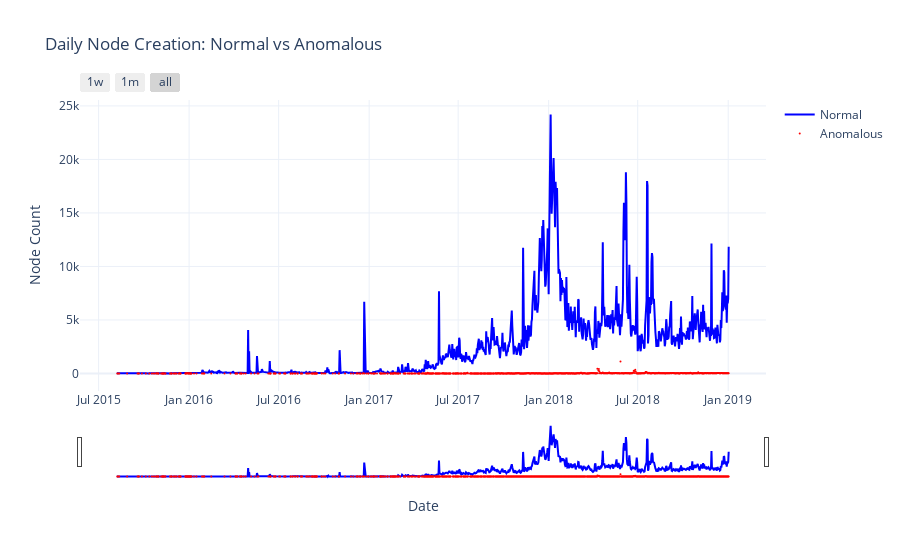

Notebook code cell kept with this figure:
### Code cell
import pandas as pd
import plotly.graph_objects as go

file_path = r"D:\sai\kmeans_anomaly_binned_block.txt"  
df = pd.read_csv(file_path, sep='\t')

df['timestamp'] = pd.to_datetime(df['timestamp'], unit='s')
df['day'] = df['timestamp'].dt.date

daily_counts = df.groupby(['day', 'anomaly']).size().reset_index(name='node_count')

normal_df = daily_counts[daily_counts['anomaly'] == 0].copy()
anomaly_df = daily_counts[daily_counts['anomaly'] == 1].copy()

normal_df['day'] = pd.to_datetime(normal_df['day'])
anomaly_df['day'] = pd.to_datetime(anomaly_df['day'])

fig = go.Figure()

fig.add_trace(go.Scatter(
    x=normal_df['day'],
    y=normal_df['node_count'],
    mode='lines',
    name='Normal',
    line=dict(color='blue')
))

fig.add_trace(go.Scatter(
    x=anomaly_df['day'],
    y=anomaly_df['node_count'],
    mode='markers',
    name='Anomalous',
    marker=dict(color='red', size=2, symbol='circle')
))

fig.update_layout(
    title='Daily Node Creation: Normal vs Anomalous',
    xaxis=dict(
        title='Date',
        rangeslider=dict(visible=True),
        rangeselector=dict(
            buttons=list([
                dict(count=7, label="1w", step="day", stepmode="backward"),
                dict(count=1, label="1m", step="month", stepmode="backward"),
                dict(step="all")
            ])
        )
    ),
    yaxis_title='Node Count',
    template="plotly_white",
    hovermode="x unified",
    dragmode="zoom"
)

fig.show()

### Figure 1 — Plotly figure (JSON) as saved in the notebook; plotly's stock layout.template omitted (floating-point values rounded to 4 significant figures; data arrays with more than 128 entries replaced by an {"elided": "..."} marker saying what was removed)
{"data": [{"line": {"color": "blue"}, "mode": "lines", "name": "Normal", "type": "scatter", "x": {"elided": "1244 str values"}, "y": {"elided": "1244 int values"}}, {"marker": {"color": "red", "size": 2, "symbol": "circle"}, "mode": "markers", "name": "Anomalous", "type": "scatter", "x": {"elided": "788 str values"}, "y": {"elided": "788 int values"}}], "layout": {"dragmode": "zoom", "hovermode": "x unified", "title": {"text": "Daily Node Creation: Normal vs Anomalous"}, "xaxis": {"rangeselector": {"buttons": [{"count": 7, "label": "1w", "step": "day", "stepmode": "backward"}, {"count": 1, "label": "1m", "step": "month", "stepmode": "backward"}, {"step": "all"}]}, "rangeslider": {"visible": true}, "title": {"text": "Date"}}, "yaxis": {"title": {"text": "Node Count"}}}}
